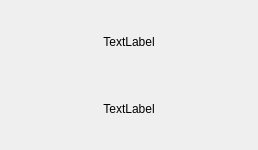
<?xml version="1.0" encoding="UTF-8"?>
<ui version="4.0">
 <class>notificationDialog</class>
 <widget class="QDialog" name="notificationDialog">
  <property name="geometry">
   <rect>
    <x>0</x>
    <y>0</y>
    <width>258</width>
    <height>150</height>
   </rect>
  </property>
  <property name="windowTitle">
   <string>Attention</string>
  </property>
  <layout class="QVBoxLayout" name="verticalLayout">
   <item>
    <widget class="QLabel" name="labelText">
     <property name="styleSheet">
      <string notr="true">font: 18pt &quot;Noto Sans&quot;;</string>
     </property>
     <property name="text">
      <string>TextLabel</string>
     </property>
     <property name="alignment">
      <set>Qt::AlignCenter</set>
     </property>
    </widget>
   </item>
   <item>
    <widget class="QLabel" name="labelDesc">
     <property name="text">
      <string>TextLabel</string>
     </property>
     <property name="alignment">
      <set>Qt::AlignCenter</set>
     </property>
    </widget>
   </item>
  </layout>
 </widget>
 <resources/>
 <connections/>
</ui>
